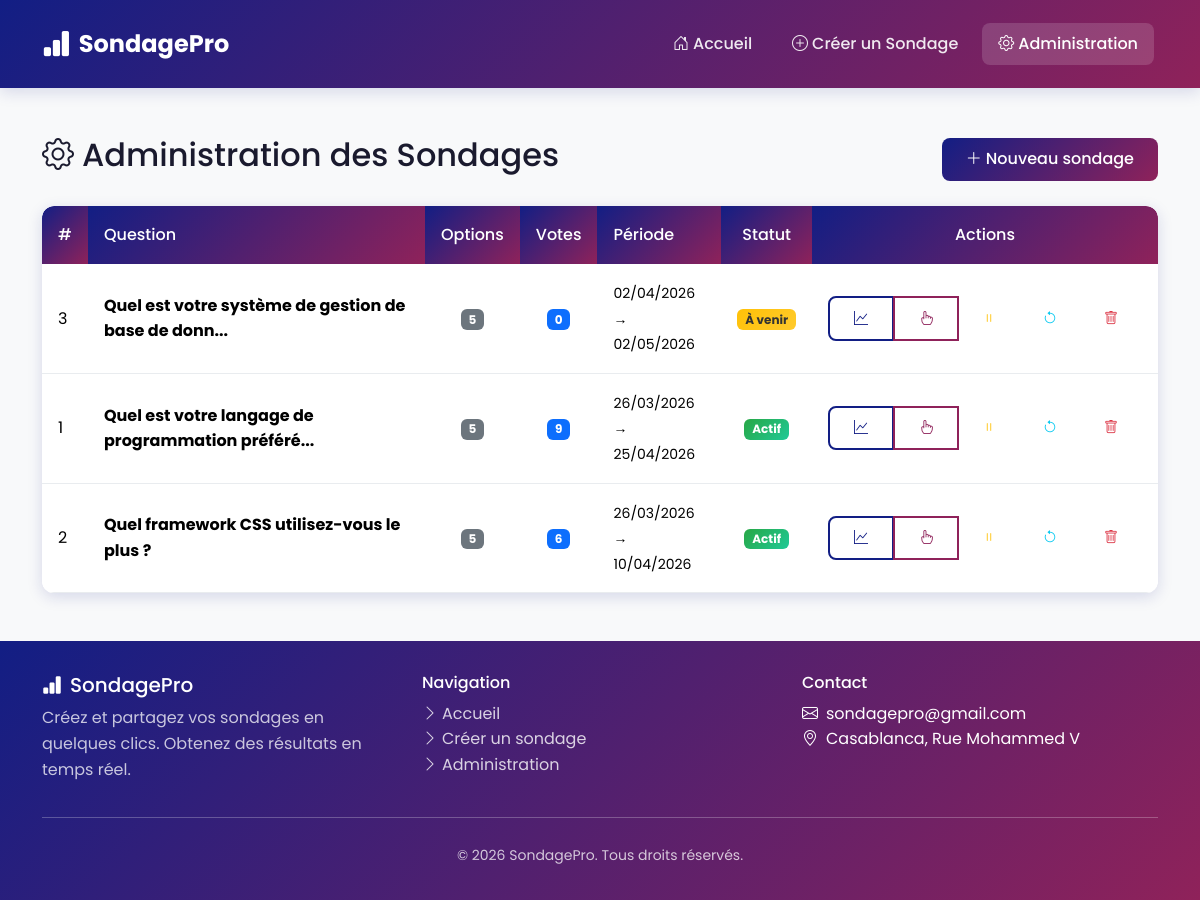
The app's page /admin.php with its own data.
### tables this page shows
CREATE TABLE IF NOT EXISTS sondages (
    id INT PRIMARY KEY AUTO_INCREMENT,
    question VARCHAR(500) NOT NULL,
    date_debut DATETIME NOT NULL,
    date_fin DATETIME NULL,
    actif BOOLEAN DEFAULT TRUE,
    created_at TIMESTAMP DEFAULT CURRENT_TIMESTAMP,
    INDEX idx_actif (actif),
    INDEX idx_dates (date_debut, date_fin)
);

### admin.php (the view, shortened to what this page needs)
<?php
require_once 'config/database.php';
$stmt = $pdo->query("
    SELECT s.*,
           COUNT(DISTINCT o.id) as nb_options,
           COUNT(DISTINCT v.id) as total_votes,
           MAX(v.date_vote) as dernier_vote
    FROM sondages s
    LEFT JOIN options o ON s.id = o.sondage_id
    LEFT JOIN votes v ON o.id = v.option_id
    GROUP BY s.id
    ORDER BY s.date_debut DESC
");
$sondages = $stmt->fetchAll();
include 'includes/header.php';
?>
<div class="container mt-5 mb-5">
    <div class="d-flex justify-content-between align-items-center mb-4">
        <h2><i class="bi bi-gear me-2"></i>Administration des Sondages</h2>
        <a href="creer.php" class="btn btn-primary">
            <i class="bi bi-plus-lg me-1"></i>Nouveau sondage
        </a>
    </div>
    <?php if (empty($sondages)): ?>
        <div class="alert alert-info">
            <i class="bi bi-info-circle me-2"></i>
            Aucun sondage créé pour le moment.
        </div>
    <?php else: ?>
        <div class="card">
            <div class="table-responsive">
                <table class="table table-hover mb-0">
                    <thead>
                        <tr>
                            <th>#</th>
                            <th>Question</th>
                            <th class="text-center">Options</th>
                            <th class="text-center">Votes</th>
                            <th>Période</th>
                            <th class="text-center">Statut</th>
                            <th class="text-center">Actions</th>
                        </tr>
                    </thead>
                    <tbody>
                        <?php foreach ($sondages as $sondage):
                            $now = new DateTime();
                            $date_debut = new DateTime($sondage['date_debut']);
                            $date_fin = $sondage['date_fin'] ? new DateTime($sondage['date_fin']) : null;
                            $isUpcoming = $now < $date_debut;
                            $isExpired = $date_fin && $now > $date_fin;
                        ?>
                        <tr>
                            <td><?= $sondage['id'] ?></td>
                            <td>
                                <strong><?= htmlspecialchars(substr($sondage['question'], 0, 50)) ?><?= strlen($sondage['question']) > 50 ? '...' : '' ?></strong>
                            </td>
                            <td class="text-center">
                                <span class="badge bg-secondary"><?= $sondage['nb_options'] ?></span>
                            </td>
                            <td class="text-center">
                                <span class="badge bg-primary"><?= $sondage['total_votes'] ?></span>
                            </td>
                            <td>
                                <small>
                                    <?= date('d/m/Y', strtotime($sondage['date_debut'])) ?>
                                    <?php if ($sondage['date_fin']): ?>
                                        <br>→ <?= date('d/m/Y', strtotime($sondage['date_fin'])) ?>
                                    <?php endif; ?>
                                </small>
                            </td>
                            <td class="text-center">
                                <?php if (!$sondage['actif']): ?>
                                    <span class="badge bg-secondary">Désactivé</span>
                                <?php elseif ($isUpcoming): ?>
                                    <span class="badge badge-upcoming">À venir</span>
                                <?php elseif ($isExpired): ?>
                                    <span class="badge badge-expired">Terminé</span>
                                <?php else: ?>
                                    <span class="badge badge-active">Actif</span>
                                <?php endif; ?>
                            </td>
                            <td class="text-center">
                                <div class="btn-group btn-group-sm">
                                    <a href="resultats.php?id=<?= $sondage['id'] ?>"
                                       class="btn btn-outline-primary" title="Résultats">
                                        <i class="bi bi-graph-up"></i>
                                    </a>
                                    <a href="voter.php?id=<?= $sondage['id'] ?>"
                                       class="btn btn-outline-secondary" title="Voter">
                                        <i class="bi bi-hand-index"></i>
                                    </a>
                                    <button type="button" class="btn btn-outline-warning"
                                            onclick="toggleSondage(<?= $sondage['id'] ?>)"
                                            title="<?= $sondage['actif'] ? 'Désactiver' : 'Activer' ?>">
                                        <i class="bi bi-<?= $sondage['actif'] ? 'pause' : 'play' ?>"></i>
                                    </button>
                                    <button type="button" class="btn btn-outline-info"
                                            onclick="resetVotes(<?= $sondage['id'] ?>)"
                                            title="Réinitialiser les votes">
                                        <i class="bi bi-arrow-counterclockwise"></i>
                                    </button>
                                    <button type="button" class="btn btn-outline-danger"
                                            onclick="deleteSondage(<?= $sondage['id'] ?>)"
                                            title="Supprimer">
                                        <i class="bi bi-trash"></i>
                                    </button>
                                </div>
                            </td>
                        </tr>
                        <?php endforeach; ?>
                    </tbody>
                </table>
            </div>
        </div>
    <?php endif; ?>
</div>
<?php include 'includes/footer.php'; ?>

### css/style.css (style rules this page uses)
:root { --primary-color: #121e84; --secondary-color: #8f225a; --primary-light: #1a2a9e; --secondary-light: #a82d6d; --primary-dark: #0d1660; --secondary-dark: #6d1a45; --gradient-primary: linear-gradient(135deg, #121e84 0%, #8f225a 100%); --gradient-secondary: linear-gradient(135deg, #8f225a 0%, #121e84 100%); --text-light: #ffffff; --text-dark: #1a1a2e; --bg-light: #f8f9fa; --bg-card: #ffffff; --shadow: 0 4px 15px rgba(18, 30, 132, 0.15); --shadow-hover: 0 8px 25px rgba(18, 30, 132, 0.25); --border-radius: 12px; --transition: all 0.3s ease; }
* { margin: 0; padding: 0; box-sizing: border-box; }
body { font-family: 'Segoe UI', Tahoma, Geneva, Verdana, sans-serif; background: var(--bg-light); color: var(--text-dark); min-height: 100vh; line-height: 1.6; }
.card { border: none; border-radius: var(--border-radius); box-shadow: var(--shadow); transition: var(--transition); overflow: hidden; background: var(--bg-card); }
.badge-active { background: linear-gradient(135deg, #28a745, #20c997); color: white; }
.badge-upcoming { background: linear-gradient(135deg, #ffc107, #ffca2c); color: #333; }
.btn { padding: 0.6rem 1.5rem; border-radius: 8px; font-weight: 500; transition: var(--transition); border: none; }
.btn-primary { background: var(--gradient-primary); color: var(--text-light); }
.btn-outline-primary { color: var(--primary-color); border: 2px solid var(--primary-color); background: transparent; }
.btn-outline-secondary { color: var(--secondary-color); border: 2px solid var(--secondary-color); background: transparent; }
.table { background: var(--bg-card); border-radius: var(--border-radius); overflow: hidden; }
.table thead th { background: var(--gradient-primary); color: var(--text-light); border: none; padding: 1rem; font-weight: 500; }
.table tbody td { padding: 1rem; vertical-align: middle; border-color: #e9ecef; }
.fade-in { animation: fadeIn 0.5s ease forwards; }

### includes/header.php (style rules this page uses)
body { font-family: 'Poppins', sans-serif; }

### records on screen
sondages: id "3", question "Quel est votre système de gestion de base de donn", nb_options "5", total_votes "0", date_debut "02/04/2026", date_fin "02/05/2026", actif "À venir"
sondages: id "1", question "Quel est votre langage de programmation préféré", nb_options "5", total_votes "9", date_debut "26/03/2026", date_fin "25/04/2026", actif "Actif"
sondages: id "2", question "Quel framework CSS utilisez-vous le plus ?", nb_options "5", total_votes "6", date_debut "26/03/2026", date_fin "10/04/2026", actif "Actif"
